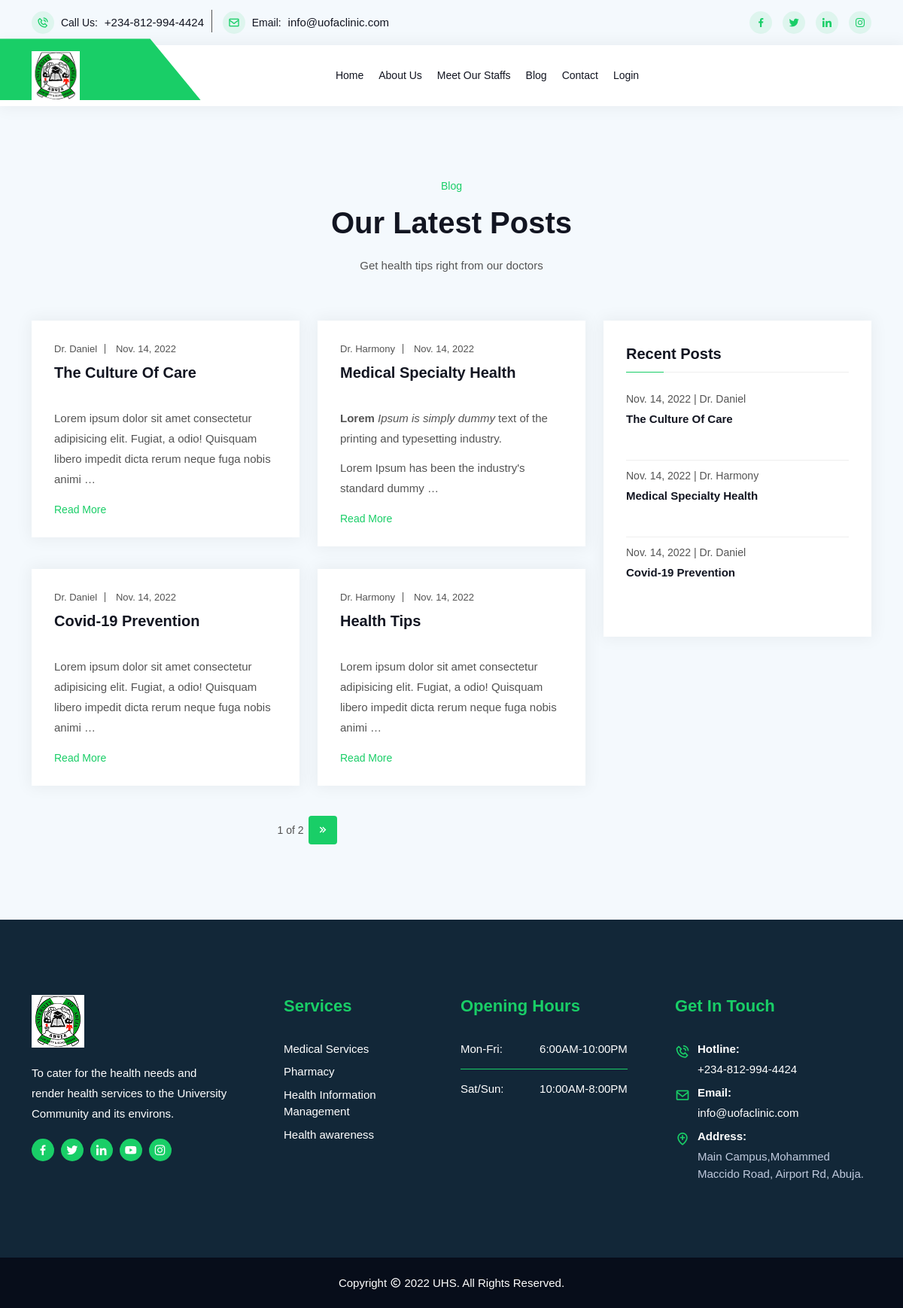
Page /blog on the committed database.
### blog/models.py (models this page shows, shortened)
class Post(models.Model):
    author = models.ForeignKey(User, related_name='posts', on_delete=models.CASCADE)
    title = models.CharField(max_length=250, blank=False, default='', unique=True)
    slug = models.SlugField(max_length=250)
    body = models.TextField()
    created_at = models.DateTimeField(auto_now_add=True)
    def get_absolute_url(self):
        return reverse('blog:post_detail', kwargs={'slug': self.slug})
    class Meta:
        ordering = ['-created_at']
        unique_together = ['author', 'title']

### blog/views.py (the view)
# urls.py: path('blog', views.post_list, name='post_list'),
def post_list(request):
    all_post = Post.objects.all().order_by('-created_at')
    latest_posts = Post.objects.all().order_by('-created_at')[:3]
    paginator = Paginator(all_post, 4)  # show 3 posts on each page
    page = request.GET.get('page', 1)
    try:
        posts = paginator.page(page)
    except PageNotAnInteger:
        posts = paginator.page(1)
    except EmptyPage:
        posts = paginator.page(paginator.num_pages)
    context = {
        'page': page,
        'posts': posts,
        'latest_posts': latest_posts,
    }
    return render(request, 'blog/post_list.html', context=context)

### blog/templatetags/blog_tags.py (called while the page is built)
@register.filter(name='markdown')
def markdown_format(text):
    return mark_safe(markdown.markdown(text))

### templates/blog/post_list.html (shortened to what this page needs)
{% extends 'base.html' %}
{% load blog_tags %}
{% load static %}
{% block content %}
<section class="blog-area bg-color ptb-100">
	<div class="container">
		<div class="section-title">
			<span class="top-title">Blog</span>
			<h2>Our Latest Posts</h2>
			<p>Get health tips right from our doctors</p>
		</div>
		<div class="row">
			<div class="col-lg-8 col-md-12">
				<div class="row">
					{% if posts %}
						{% for post in posts %}
							<div class="col-lg-6 col-md-6">
						<div class="single-blog">
							<div class="blog-content">
								<ul>
									<li>
										<a href="{{ post.get_absolute_url }}">Dr. {{ post.author|title }}</a>
									</li>
									<li>
										{{ post.created_at|date }}
									</li>
								</ul>
								<a href="{{ post.get_absolute_url }}">
									<h3>{{ post.title }}</h3>
								</a>
								<p>
									{{ post.body|markdown|truncatewords:20 }}
								</p>
								<a href="{{ post.get_absolute_url }}" class="read-more">
									Read More
								</a>
							</div>
						</div>
					</div>
						{% endfor %}
					{% else %}
						<p>No posts are available.</p>
        			{% endif %}
					{% include "blog/pagination.html" with page=posts %}
				</div>
			</div>
			<div class="col-lg-4 col-md-12">
				<div class="blog-details-right-area blog-right-sidebar">
					<div class="blog-widget resent-post-widget">
						<h3 class="title">Recent Posts</h3>
						<ul>
							{% for post in latest_posts %}
								<li>
									<a href="{{ post.get_absolute_url }}">
										<span>{{ post.created_at.date }} | Dr. {{ post.author|title }}</span>
										<h3><b>{{ post.title|title }}</b></h3>
									</a>
								</li>
							{% endfor %}
						</ul>
					</div>
				</div>
			</div>
		</div>
	</div>
</section>
{% endblock %}

### rows in the picture
Post: author "Daniel", created_at "Nov. 14, 2022", title "The Culture Of Care", body "Lorem ipsum dolor sit amet consectetur adipisicing elit. Fugiat, a odio! Quisquam libero impedit dicta rerum neque fuga nobis animi …"
Post: author "Harmony", created_at "Nov. 14, 2022", title "Medical Specialty Health", body "Lorem Ipsum is simply dummy text of the printing and typesetting industry. Lorem Ipsum has been the industry's standard dummy …"
Post: author "Daniel", created_at "Nov. 14, 2022", title "Covid-19 Prevention", body "Lorem ipsum dolor sit amet consectetur adipisicing elit. Fugiat, a odio! Quisquam libero impedit dicta rerum neque fuga nobis animi …"
Post: author "Harmony", created_at "Nov. 14, 2022", title "Health Tips", body "Lorem ipsum dolor sit amet consectetur adipisicing elit. Fugiat, a odio! Quisquam libero impedit dicta rerum neque fuga nobis animi …"

### other values in the picture
{{ page.number }} "1"
{{ page.paginator.num_pages }} "2"
